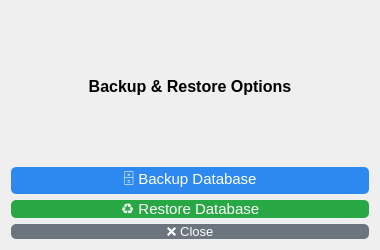
<?xml version="1.0" encoding="UTF-8"?>
<ui version="4.0">
 <class>BackupRestoreDialog</class>
 <widget class="QDialog" name="BackupRestoreDialog">
  <property name="geometry">
   <rect>
    <x>0</x>
    <y>0</y>
    <width>380</width>
    <height>250</height>
   </rect>
  </property>
  <property name="windowTitle">
   <string>Backup &amp; Restore</string>
  </property>
  <layout class="QVBoxLayout" name="verticalLayout" stretch="0,1,1,1">
   <item>
    <widget class="QLabel" name="headingLabel">
     <property name="text">
      <string>Backup &amp; Restore Options</string>
     </property>
     <property name="alignment">
      <set>Qt::AlignCenter</set>
     </property>
     <property name="font">
      <font>
       <pointsize>12</pointsize>
       <bold>true</bold>
      </font>
     </property>
    </widget>
   </item>

   <!-- Backup Button -->
   <item>
    <widget class="QPushButton" name="backupButton">
     <property name="text">
      <string>🗄️ Backup Database</string>
     </property>
     <property name="minimumHeight">
      <number>36</number>
     </property>
     <property name="styleSheet">
      <string notr="true">
        QPushButton {
          background-color: #2d89ef;
          color: white;
          border-radius: 5px;
          font-size: 11pt;
        }
        QPushButton:hover {
          background-color: #1e5fa6;
        }
      </string>
     </property>
    </widget>
   </item>

   <!-- Restore Button -->
   <item>
    <widget class="QPushButton" name="restoreButton">
     <property name="text">
      <string>♻️ Restore Database</string>
     </property>
     <property name="minimumHeight">
      <number>36</number>
     </property>
     <property name="styleSheet">
      <string notr="true">
        QPushButton {
          background-color: #28a745;
          color: white;
          border-radius: 5px;
          font-size: 11pt;
        }
        QPushButton:hover {
          background-color: #1e7e34;
        }
      </string>
     </property>
    </widget>
   </item>

   <!-- Close Button -->
   <item>
    <widget class="QPushButton" name="closeButton">
     <property name="text">
      <string>❌ Close</string>
     </property>
     <property name="minimumHeight">
      <number>30</number>
     </property>
     <property name="styleSheet">
      <string notr="true">
        QPushButton {
          background-color: #6c757d;
          color: white;
          border-radius: 5px;
          font-size: 10pt;
        }
        QPushButton:hover {
          background-color: #5a6268;
        }
      </string>
     </property>
    </widget>
   </item>
  </layout>
 </widget>
 <resources/>
 <connections/>
</ui>
